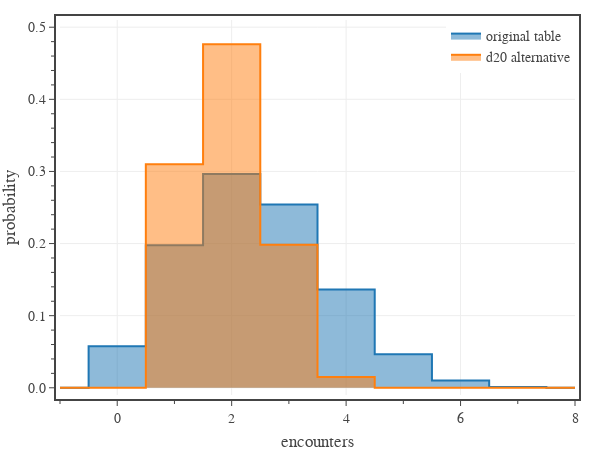

Write notebook code for a chart like this one.
### Code cell
# Fig 5: Compares the probability distribution for a d20 approximate table with that of the original table.
# create figure
fig = go.Figure(
    layout=go.Layout(
        template=tfb.FIG_TEMPLATE,
        xaxis=dict(
            title_text='encounters',
            range=[-1, 8],
            tick0=0, dtick=2,
            minor=dict(tick0=0, dtick=1),
        ),
        yaxis=dict(
            title_text='probability',
            range=[-0.01,0.51],
            tickformat='.1f',
            tick0=0, dtick=0.1,
            minor=dict(tick0=0, dtick=0.02),
        ),
        legend=dict(
            xanchor='right', yanchor='top',
            x=1.00, y=1.00,
            orientation='v',
            tracegroupgap=0,
        )
    )
)

travel_days = 8
p_enc = 0.3
p_non = 0.7

# original table
d = Die({0: 7, 1: 3})
rolls = days @ d
keys = list(range(-1, days+2))

encounters = np.array(keys)
probs = np.array([rolls.probability(k) for k in keys])
fig.add_trace(go.Scatter(
    x=encounters,
    y=probs,
    name=f'original table',
    line_shape='hvh',
    fill='tozeroy',
    mode='lines',
    hovertemplate=
        f'<b>{days} days</b><br>'+
        'encounters %{x:.0f}<br>'+
        'probability %{y:.1%}<extra></extra>',
))
e_mean = np.dot(probs, encounters)
e_var  = np.dot(probs, (encounters - e_mean)**2)
print(f'mean={e_mean:.2f}; std={np.sqrt(e_var):.2f}')

# alternative encounter table
die_size = 20
#d_dict = convert_die(die_size, p_enc)
d_dict = convert_die(die_size, p_enc, n0=2, n1=8)
d = Die(d_dict)
probs = []
last_prob = 0
encounters = list(range(-1, travel_days + 1))
for enc in encounters:
    rolls = (enc+1) @ d
    rolls = rolls.clip(0, 9)
    probs += [rolls.probability(9) - last_prob]
    last_prob = rolls.probability(9)

encounters = np.array(encounters)
probs = np.array(probs)
fig.add_trace(go.Scatter(
    x=encounters,
    y=probs,
    name=f'd{die_size} alternative',
    line_shape='hvh',
    fill='tozeroy',
    mode='lines',
    hovertemplate=
        f'<b>d{die_size}</b><br>'+
        'encounters %{x:.0f}<br>'+
        'probability %{y:.1%}<extra></extra>',
))
e_mean = np.dot(probs, encounters)
e_var  = np.dot(probs, (encounters - e_mean)**2)
print(f'mean={e_mean:.2f}; std={np.sqrt(e_var):.2f}')


# show figure
fig.update_layout(width=600, height=450)
fig.show(config=tfb.FIG_CONFIG)

# save figures
if SAVEFIGS:
    fig.update_layout(autosize=True, width=None, height=None)
    tfb.save_fig_html(fig, format='large', name=f'./fig-truncated-d{die_size}-encounter-distribution-large')
    tfb.save_fig_html(fig, format='small', name=f'./fig-truncated-d{die_size}-encounter-distribution-small')

# save tables
if SAVETABS:
    df = construct_dataframe(d_dict)
    df.to_html(
        f'./tab-truncated-d{die_size}.html', 
        columns=[f'1d{die_size}','Days'],
        index=False, 
        classes='wide', 
        border=0,
    )

### Figure 1 — Plotly figure (JSON) as saved in the notebook; plotly's stock layout.template omitted (floating-point values rounded to 4 significant figures)
{"data": [{"fill": "tozeroy", "hovertemplate": "<b>8 days</b><br>encounters %{x:.0f}<br>probability %{y:.1%}<extra></extra>", "line": {"shape": "hvh"}, "mode": "lines", "name": "original table", "type": "scatter", "x": [-1, 0, 1, 2, 3, 4, 5, 6, 7, 8, 9], "y": [0, 0.05765, 0.1977, 0.2965, 0.2541, 0.1361, 0.04668, 0.01, 0.001225, 6.561e-05, 0]}, {"fill": "tozeroy", "hovertemplate": "<b>d20</b><br>encounters %{x:.0f}<br>probability %{y:.1%}<extra></extra>", "line": {"shape": "hvh"}, "mode": "lines", "name": "d20 alternative", "type": "scatter", "x": [-1, 0, 1, 2, 3, 4, 5, 6, 7, 8], "y": [0, 0, 0.31, 0.4765, 0.1985, 0.01501, 0, 0, 0, 0]}], "layout": {"height": 450, "legend": {"orientation": "v", "tracegroupgap": 0, "x": 1, "xanchor": "right", "y": 1, "yanchor": "top"}, "width": 600, "xaxis": {"dtick": 2, "minor": {"dtick": 1, "tick0": 0}, "range": [-1, 8], "tick0": 0, "title": {"text": "encounters"}}, "yaxis": {"dtick": 0.1, "minor": {"dtick": 0.02, "tick0": 0}, "range": [-0.01, 0.51], "tick0": 0, "tickformat": ".1f", "title": {"text": "probability"}}}}
